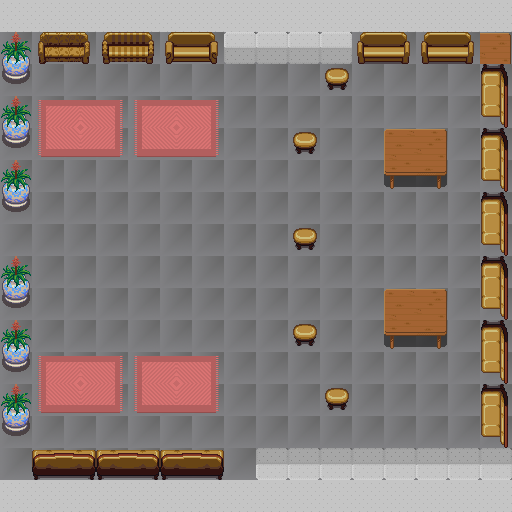

The image is a tile-based game level rendered from a .tmx file. Its description and complete source (layers, tilesets, objects, tile grids) follow:
An orthogonal 16x16 tile map with 32x32 px tiles, 2 tile layers (ground, furniture), 4 tilesets.

<map version="1.2" tiledversion="1.3.2" orientation="orthogonal" renderorder="right-down" compressionlevel="0" width="16" height="16" tilewidth="32" tileheight="32" infinite="0" nextlayerid="3" nextobjectid="1">
 <tileset firstgid="1" source="../tsx/tileset2_marina.tsx" />
 <tileset firstgid="769" source="../tsx/tileset3_marina.tsx" />
 <tileset firstgid="2479" source="../tsx/tileset6_marina.tsx" />
 <tileset firstgid="2991" source="../tsx/tileset4_marina.tsx" />
 <layer id="1" name="ground" width="16" height="16">
  <data encoding="csv">
1995,1995,1995,1995,1995,1995,1995,1995,1995,1995,1995,1995,1995,1995,1995,1995,
1995,1995,1995,1995,1995,1995,1995,1995,1995,1995,1995,1995,1995,1995,1995,1995,
1995,1995,1995,1995,1995,1995,1995,1995,1995,1995,1995,1995,1995,1995,1995,1995,
1995,1995,1995,1995,1995,1995,1995,1995,1995,1995,1995,1995,1995,1995,1995,1995,
1995,1995,1995,1995,1995,1995,1995,1995,1995,1995,1995,1995,1995,1995,1995,1995,
1995,1995,1995,1995,1995,1995,1995,1995,1995,1995,1995,1995,1995,1995,1995,1995,
1995,1995,1995,1995,1995,1995,1995,1995,1995,1995,1995,1995,1995,1995,1995,1995,
1995,1995,1995,1995,1995,1995,1995,1995,1995,1995,1995,1995,1995,1995,1995,1995,
1995,1995,1995,1995,1995,1995,1995,1995,1995,1995,1995,1995,1995,1995,1995,1995,
1995,1995,1995,1995,1995,1995,1995,1995,1995,1995,1995,1995,1995,1995,1995,1995,
1995,1995,1995,1995,1995,1995,1995,1995,1995,1995,1995,1995,1995,1995,1995,1995,
1995,1995,1995,1995,1995,1995,1995,1995,1995,1995,1995,1995,1995,1995,1995,1995,
1995,1995,1995,1995,1995,1995,1995,1995,1995,1995,1995,1995,1995,1995,1995,1995,
1995,1995,1995,1995,1995,1995,1995,1995,1995,1995,1995,1995,1995,1995,1995,1995,
1995,1995,1995,1995,1995,1995,1995,1995,1995,1995,1995,1995,1995,1995,1995,1995,
1995,1995,1995,1995,1995,1995,1995,1995,1995,1995,1995,1995,1995,1995,1995,1995
</data>
 </layer>
 <layer id="2" name="furniture" width="16" height="16">
  <data encoding="csv">
1503,1503,1503,1503,1503,1503,1503,1503,1503,1503,1503,1503,1503,1503,1503,1503,
3110,2675,2676,2703,2704,2549,2550,1548,1548,1548,1548,2565,2566,2565,2566,1361,
3126,0,0,0,0,0,0,0,0,0,2646,0,0,0,0,3221228085,
3110,1004,1005,1006,1004,1005,1006,0,0,0,0,0,0,0,0,3221228069,
3126,1049,1050,1051,1049,1050,1051,0,0,2646,0,0,1360,1361,0,3221228085,
3110,0,0,0,0,0,0,0,0,0,0,0,1405,1406,0,3221228069,
3126,0,0,0,0,0,0,0,0,0,0,0,0,0,0,3221228085,
0,0,0,0,0,0,0,0,0,2646,0,0,0,0,0,3221228069,
3110,0,0,0,0,0,0,0,0,0,0,0,0,0,0,3221228085,
3126,0,0,0,0,0,0,0,0,0,0,0,1360,1361,0,3221228069,
3110,0,0,0,0,0,0,0,0,2646,0,0,1405,1406,0,3221228085,
3126,1004,1005,1006,1004,1005,1006,0,0,0,0,0,0,0,0,3221228069,
3110,1049,1050,1051,1049,1050,1051,0,0,0,2646,0,0,0,0,3221228085,
3126,0,0,0,0,0,0,0,0,0,0,0,0,0,0,3221228069,
0,2611,2612,2611,2612,2611,2612,0,1073743372,1073743372,1073743372,1073743372,1073743372,1073743372,1073743372,1073743372,
1503,1503,1503,1503,1503,1503,1503,1503,1503,1503,1503,1503,1503,1503,1503,1503
</data>
 </layer>
</map>
